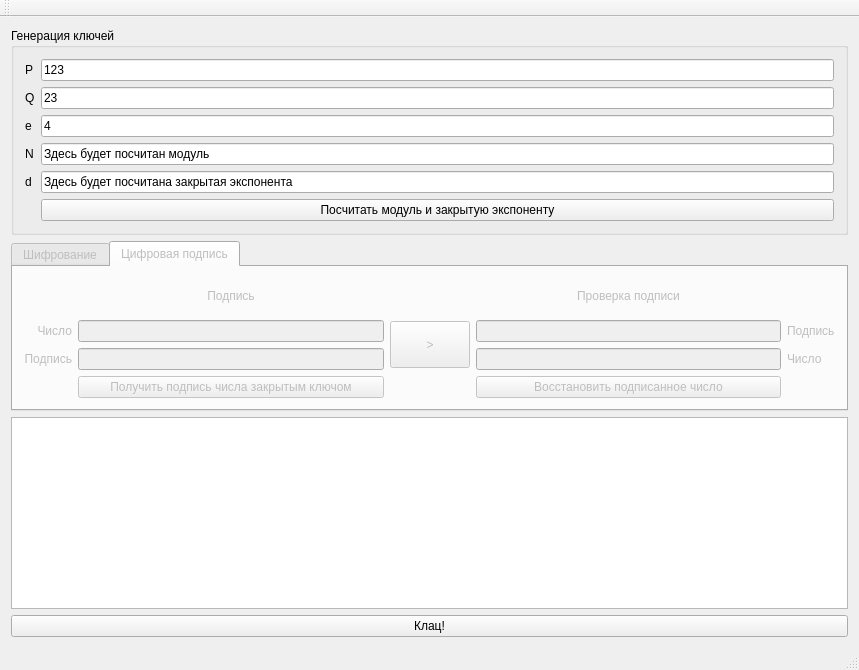
<?xml version="1.0" encoding="UTF-8"?>
<ui version="4.0">
 <class>MainWindow</class>
 <widget class="QMainWindow" name="MainWindow">
  <property name="geometry">
   <rect>
    <x>0</x>
    <y>0</y>
    <width>859</width>
    <height>670</height>
   </rect>
  </property>
  <property name="windowTitle">
   <string>MainWindow</string>
  </property>
  <widget class="QWidget" name="centralWidget">
   <layout class="QVBoxLayout" name="verticalLayout_2">
    <item>
     <widget class="QGroupBox" name="groupBox">
      <property name="title">
       <string>Генерация ключей</string>
      </property>
      <layout class="QFormLayout" name="formLayout_2">
       <item row="0" column="0">
        <widget class="QLabel" name="label_4">
         <property name="text">
          <string>P</string>
         </property>
        </widget>
       </item>
       <item row="0" column="1">
        <widget class="QLineEdit" name="lineEdit_p">
         <property name="text">
          <string>123</string>
         </property>
        </widget>
       </item>
       <item row="1" column="0">
        <widget class="QLabel" name="label_5">
         <property name="text">
          <string>Q</string>
         </property>
        </widget>
       </item>
       <item row="1" column="1">
        <widget class="QLineEdit" name="lineEdit_q">
         <property name="text">
          <string>23</string>
         </property>
        </widget>
       </item>
       <item row="2" column="0">
        <widget class="QLabel" name="label_6">
         <property name="text">
          <string>e</string>
         </property>
        </widget>
       </item>
       <item row="2" column="1">
        <widget class="QLineEdit" name="lineEdit_e">
         <property name="text">
          <string>4</string>
         </property>
        </widget>
       </item>
       <item row="3" column="0">
        <widget class="QLabel" name="label_7">
         <property name="text">
          <string>N</string>
         </property>
        </widget>
       </item>
       <item row="4" column="0">
        <widget class="QLabel" name="label_8">
         <property name="text">
          <string>d</string>
         </property>
        </widget>
       </item>
       <item row="4" column="1">
        <widget class="QLineEdit" name="lineEdit_d">
         <property name="text">
          <string>Здесь будет посчитана закрытая экспонента</string>
         </property>
         <property name="readOnly">
          <bool>true</bool>
         </property>
        </widget>
       </item>
       <item row="5" column="1">
        <widget class="QPushButton" name="pushButton_keygen">
         <property name="enabled">
          <bool>true</bool>
         </property>
         <property name="text">
          <string>Посчитать модуль и закрытую экспоненту</string>
         </property>
        </widget>
       </item>
       <item row="3" column="1">
        <widget class="QLineEdit" name="lineEdit_n">
         <property name="text">
          <string>Здесь будет посчитан модуль</string>
         </property>
         <property name="readOnly">
          <bool>true</bool>
         </property>
        </widget>
       </item>
      </layout>
     </widget>
    </item>
    <item>
     <widget class="QTabWidget" name="tabWidget">
      <property name="enabled">
       <bool>false</bool>
      </property>
      <property name="currentIndex">
       <number>1</number>
      </property>
      <widget class="QWidget" name="tab_crypt">
       <property name="accessibleName">
        <string/>
       </property>
       <attribute name="title">
        <string>Шифрование</string>
       </attribute>
       <layout class="QGridLayout" name="gridLayout">
        <item row="0" column="1">
         <widget class="QLabel" name="label">
          <property name="text">
           <string>Шифровка</string>
          </property>
          <property name="alignment">
           <set>Qt::AlignCenter</set>
          </property>
         </widget>
        </item>
        <item row="1" column="0">
         <widget class="QLabel" name="label_3">
          <property name="text">
           <string>Число</string>
          </property>
          <property name="alignment">
           <set>Qt::AlignRight|Qt::AlignTrailing|Qt::AlignVCenter</set>
          </property>
         </widget>
        </item>
        <item row="1" column="2" rowspan="2">
         <widget class="QPushButton" name="pushButton_crypt_copy_result">
          <property name="minimumSize">
           <size>
            <width>0</width>
            <height>47</height>
           </size>
          </property>
          <property name="text">
           <string>&gt;</string>
          </property>
         </widget>
        </item>
        <item row="1" column="3">
         <widget class="QLineEdit" name="lineEdit_decrypt_data"/>
        </item>
        <item row="0" column="3">
         <widget class="QLabel" name="label_2">
          <property name="text">
           <string>Дешифровка</string>
          </property>
          <property name="alignment">
           <set>Qt::AlignCenter</set>
          </property>
         </widget>
        </item>
        <item row="1" column="4">
         <widget class="QLabel" name="label_14">
          <property name="text">
           <string>Шифр</string>
          </property>
         </widget>
        </item>
        <item row="2" column="1">
         <widget class="QLineEdit" name="lineEdit_encrypt_result">
          <property name="readOnly">
           <bool>true</bool>
          </property>
         </widget>
        </item>
        <item row="2" column="0">
         <widget class="QLabel" name="label_9">
          <property name="text">
           <string>Шифр</string>
          </property>
          <property name="alignment">
           <set>Qt::AlignRight|Qt::AlignTrailing|Qt::AlignVCenter</set>
          </property>
         </widget>
        </item>
        <item row="2" column="3">
         <widget class="QLineEdit" name="lineEdit_decrypt_result">
          <property name="readOnly">
           <bool>true</bool>
          </property>
         </widget>
        </item>
        <item row="2" column="4">
         <widget class="QLabel" name="label_15">
          <property name="text">
           <string>Число</string>
          </property>
         </widget>
        </item>
        <item row="3" column="0" colspan="2">
         <widget class="QPushButton" name="pushButton_encrypt">
          <property name="text">
           <string>Зашифровать число открытым ключом</string>
          </property>
         </widget>
        </item>
        <item row="3" column="3">
         <widget class="QPushButton" name="pushButton_decrypt">
          <property name="text">
           <string>Расшифровать число</string>
          </property>
         </widget>
        </item>
        <item row="1" column="1">
         <widget class="QLineEdit" name="lineEdit_encrypt_data"/>
        </item>
       </layout>
       <zorder>label_3</zorder>
       <zorder>label_14</zorder>
       <zorder>lineEdit_decrypt_data</zorder>
       <zorder>pushButton_encrypt</zorder>
       <zorder>lineEdit_decrypt_result</zorder>
       <zorder>label_2</zorder>
       <zorder>label</zorder>
       <zorder>pushButton_crypt_copy_result</zorder>
       <zorder>label_15</zorder>
       <zorder>lineEdit_encrypt_data</zorder>
       <zorder>lineEdit_encrypt_result</zorder>
       <zorder>pushButton_decrypt</zorder>
       <zorder>label_9</zorder>
      </widget>
      <widget class="QWidget" name="tab_sign">
       <attribute name="title">
        <string>Цифровая подпись</string>
       </attribute>
       <layout class="QGridLayout" name="gridLayout_2">
        <item row="0" column="1">
         <widget class="QLabel" name="label_10">
          <property name="text">
           <string>Подпись</string>
          </property>
          <property name="alignment">
           <set>Qt::AlignCenter</set>
          </property>
         </widget>
        </item>
        <item row="0" column="3">
         <widget class="QLabel" name="label_11">
          <property name="text">
           <string>Проверка подписи</string>
          </property>
          <property name="alignment">
           <set>Qt::AlignCenter</set>
          </property>
         </widget>
        </item>
        <item row="1" column="0">
         <widget class="QLabel" name="label_12">
          <property name="text">
           <string>Число</string>
          </property>
          <property name="alignment">
           <set>Qt::AlignRight|Qt::AlignTrailing|Qt::AlignVCenter</set>
          </property>
         </widget>
        </item>
        <item row="1" column="1">
         <widget class="QLineEdit" name="lineEdit_signify_data"/>
        </item>
        <item row="1" column="2" rowspan="2">
         <widget class="QPushButton" name="pushButton_sign_copy_result">
          <property name="minimumSize">
           <size>
            <width>0</width>
            <height>47</height>
           </size>
          </property>
          <property name="text">
           <string>&gt;</string>
          </property>
         </widget>
        </item>
        <item row="1" column="3">
         <widget class="QLineEdit" name="lineEdit_verify_data"/>
        </item>
        <item row="1" column="4">
         <widget class="QLabel" name="label_16">
          <property name="text">
           <string>Подпись</string>
          </property>
         </widget>
        </item>
        <item row="2" column="0">
         <widget class="QLabel" name="label_13">
          <property name="text">
           <string>Подпись</string>
          </property>
          <property name="alignment">
           <set>Qt::AlignRight|Qt::AlignTrailing|Qt::AlignVCenter</set>
          </property>
         </widget>
        </item>
        <item row="2" column="1">
         <widget class="QLineEdit" name="lineEdit_signify_result"/>
        </item>
        <item row="2" column="3">
         <widget class="QLineEdit" name="lineEdit_verify_result"/>
        </item>
        <item row="2" column="4">
         <widget class="QLabel" name="label_17">
          <property name="text">
           <string>Число</string>
          </property>
         </widget>
        </item>
        <item row="3" column="1">
         <widget class="QPushButton" name="pushButton_signify">
          <property name="text">
           <string>Получить подпись числа закрытым ключом</string>
          </property>
         </widget>
        </item>
        <item row="3" column="3">
         <widget class="QPushButton" name="pushButton_veryfy">
          <property name="text">
           <string>Восстановить подписанное число</string>
          </property>
         </widget>
        </item>
       </layout>
      </widget>
     </widget>
    </item>
    <item>
     <layout class="QVBoxLayout" name="verticalLayout">
      <item>
       <widget class="QTextEdit" name="textEdit">
        <property name="readOnly">
         <bool>true</bool>
        </property>
       </widget>
      </item>
      <item>
       <widget class="QPushButton" name="pushButton">
        <property name="text">
         <string>Клац!</string>
        </property>
       </widget>
      </item>
     </layout>
    </item>
   </layout>
  </widget>
  <widget class="QMenuBar" name="menuBar">
   <property name="geometry">
    <rect>
     <x>0</x>
     <y>0</y>
     <width>859</width>
     <height>26</height>
    </rect>
   </property>
  </widget>
  <widget class="QToolBar" name="mainToolBar">
   <property name="enabled">
    <bool>false</bool>
   </property>
   <property name="layoutDirection">
    <enum>Qt::LeftToRight</enum>
   </property>
   <attribute name="toolBarArea">
    <enum>TopToolBarArea</enum>
   </attribute>
   <attribute name="toolBarBreak">
    <bool>false</bool>
   </attribute>
  </widget>
  <widget class="QStatusBar" name="statusBar"/>
 </widget>
 <layoutdefault spacing="6" margin="11"/>
 <tabstops>
  <tabstop>lineEdit_encrypt_result</tabstop>
  <tabstop>lineEdit_p</tabstop>
  <tabstop>lineEdit_q</tabstop>
  <tabstop>lineEdit_n</tabstop>
  <tabstop>lineEdit_d</tabstop>
  <tabstop>pushButton_keygen</tabstop>
  <tabstop>lineEdit_e</tabstop>
  <tabstop>lineEdit_encrypt_data</tabstop>
  <tabstop>pushButton</tabstop>
  <tabstop>lineEdit_decrypt_data</tabstop>
  <tabstop>lineEdit_decrypt_result</tabstop>
  <tabstop>pushButton_encrypt</tabstop>
  <tabstop>pushButton_decrypt</tabstop>
 </tabstops>
 <resources/>
 <connections/>
</ui>
